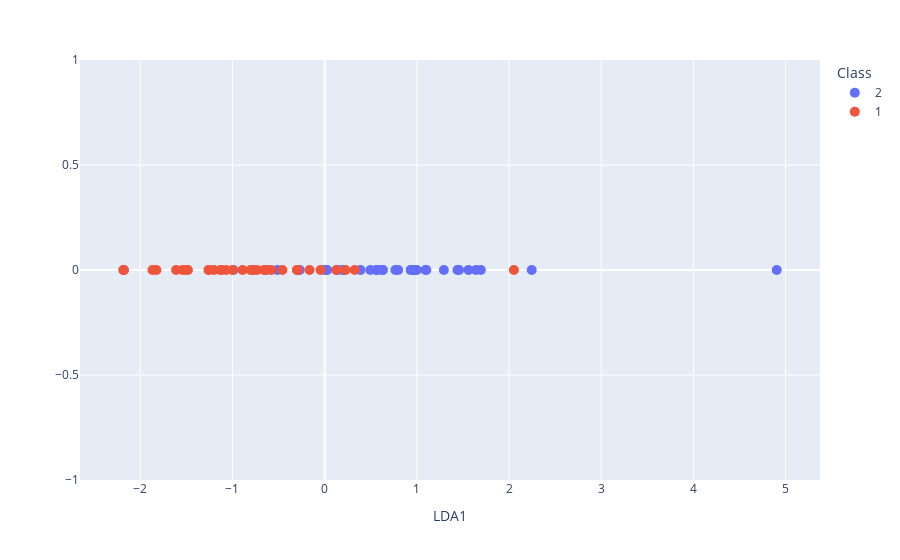

This figure's notebook cell:
### Code cell
from sklearn.discriminant_analysis import LinearDiscriminantAnalysis
import numpy as np
import plotly.express as px
import pandas as pd

feats = use_lda

X = X_train[feats].to_numpy()
y = y_train.to_numpy()
# --- Normalizar ---

X=(X-np.mean(X,axis=0))/np.std(X,axis=0)

lda = LinearDiscriminantAnalysis()
lda.fit(X, y)
transformed = lda.transform(X)


#Plot transformed data
fig = px.scatter(x=transformed[:,0], y=np.zeros_like(transformed[:,0]), color=y.astype(str), labels=dict(x="LDA1", y="", color="Class"))
fig.update_traces(marker_size=10)

### Figure 1 — Plotly figure (JSON) as saved in the notebook; plotly's stock layout.template omitted (floating-point values rounded to 4 significant figures)
{"data": [{"hovertemplate": "Class=2<br>LDA1=%{x}<br>=%{y}<extra></extra>", "legendgroup": "2", "marker": {"color": "#636efa", "size": 10, "symbol": "circle"}, "mode": "markers", "name": "2", "orientation": "v", "showlegend": true, "type": "scatter", "x": [-0.6342, 0.6304, 1.458, 0.7971, 0.9556, 1.293, -0.7804, 0.9799, -0.2704, 0.1359, 1.641, 0.02619, 0.2075, -0.9909, -0.5133, 0.7667, 0.9679, 1.694, 0.9512, 0.9996, 0.5682, 0.5597, 1.095, 0.6304, 0.01806, 0.4954, -2.178, -0.0007418, 1.44, 1.56, 0.9322, 0.9609, 0.389, 4.904, 1.103, 0.1909, 2.246, 0.6186], "xaxis": "x", "y": [0.0, 0.0, 0.0, 0.0, 0.0, 0.0, 0.0, 0.0, 0.0, 0.0, 0.0, 0.0, 0.0, 0.0, 0.0, 0.0, 0.0, 0.0, 0.0, 0.0, 0.0, 0.0, 0.0, 0.0, 0.0, 0.0, 0.0, 0.0, 0.0, 0.0, 0.0, 0.0, 0.0, 0.0, 0.0, 0.0, 0.0, 0.0], "yaxis": "y"}, {"hovertemplate": "Class=1<br>LDA1=%{x}<br>=%{y}<extra></extra>", "legendgroup": "1", "marker": {"color": "#EF553B", "size": 10, "symbol": "circle"}, "mode": "markers", "name": "1", "orientation": "v", "showlegend": true, "type": "scatter", "x": [-2.179, -1.825, -0.7335, -1.261, -0.8043, -0.4582, -0.5798, -1.256, -1.868, -1.203, 0.2256, 0.326, -0.6336, 0.1249, -0.891, -0.2918, -1.483, -1.542, -0.6569, -0.04485, -1.512, -0.164, 2.053, -0.3018, -0.7754, -1.129, -2.185, -1.612, -1.118, -0.9984, -1.069], "xaxis": "x", "y": [0.0, 0.0, 0.0, 0.0, 0.0, 0.0, 0.0, 0.0, 0.0, 0.0, 0.0, 0.0, 0.0, 0.0, 0.0, 0.0, 0.0, 0.0, 0.0, 0.0, 0.0, 0.0, 0.0, 0.0, 0.0, 0.0, 0.0, 0.0, 0.0, 0.0, 0.0], "yaxis": "y"}], "layout": {"legend": {"title": {"text": "Class"}, "tracegroupgap": 0}, "margin": {"t": 60}, "xaxis": {"anchor": "y", "domain": [0, 1], "title": {"text": "LDA1"}}, "yaxis": {"anchor": "x", "domain": [0, 1], "title": {"text": ""}}}}
